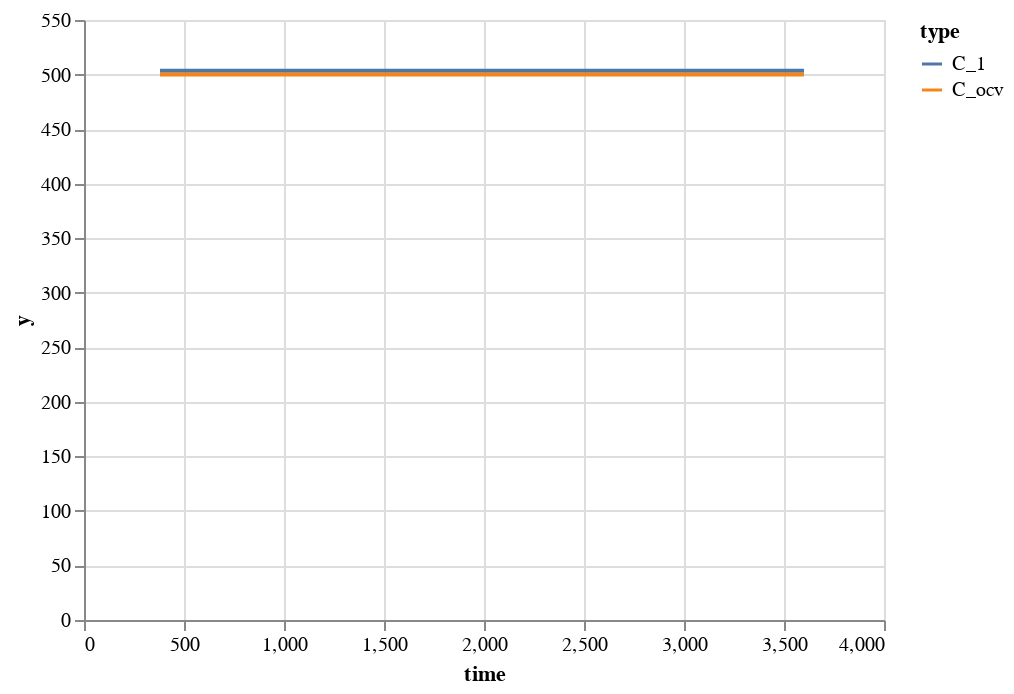

Notebook code cell kept with this figure:
### Code cell
df = pd.concat([
    pd.DataFrame({'y': Cs_1, 'time': time, 'type': 'C_1'}),
    pd.DataFrame({'y': Cs_2, 'time': time, 'type': 'C_ocv'})
])

alt.Chart(df).mark_line().encode(
    x='time:Q',
    y='y:Q',
    color='type:N'
)

### Figure 1 — Vega-Lite specification as saved in the notebook (floating-point values rounded to 4 significant figures; data arrays with more than 128 entries replaced by an {"elided": "..."} marker saying what was removed)
{"config": {"view": {"continuousWidth": 400, "continuousHeight": 300}}, "data": {"name": "data-ef24b4fbd54ea9f2676c372f210f1a36"}, "mark": "line", "encoding": {"color": {"type": "nominal", "field": "type"}, "x": {"type": "quantitative", "field": "time"}, "y": {"type": "quantitative", "field": "y"}}, "$schema": "https://vega.github.io/schema/vega-lite/v4.8.1.json", "datasets": {"data-ef24b4fbd54ea9f2676c372f210f1a36": {"elided": "646 records"}}}
